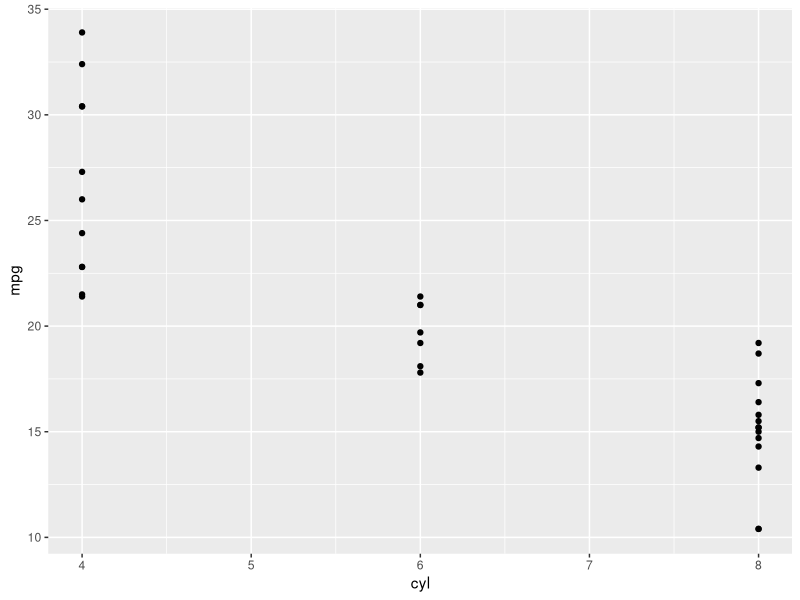
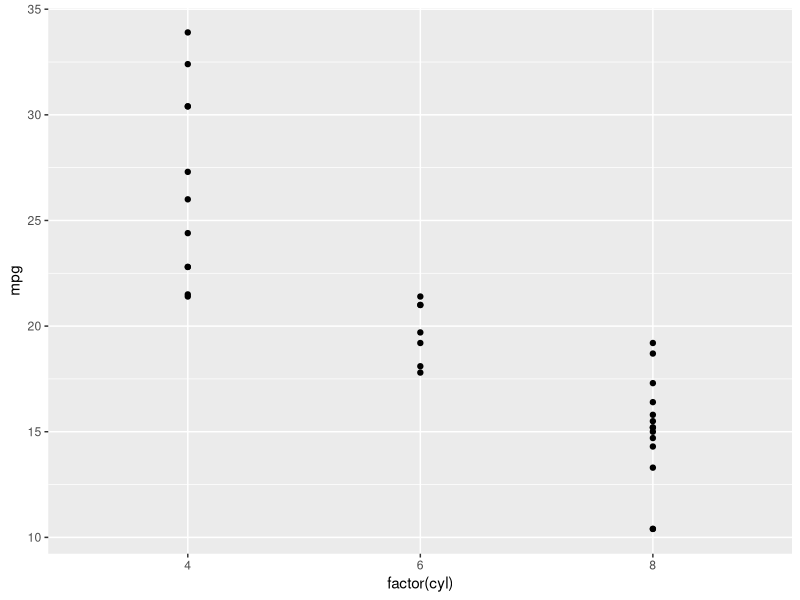
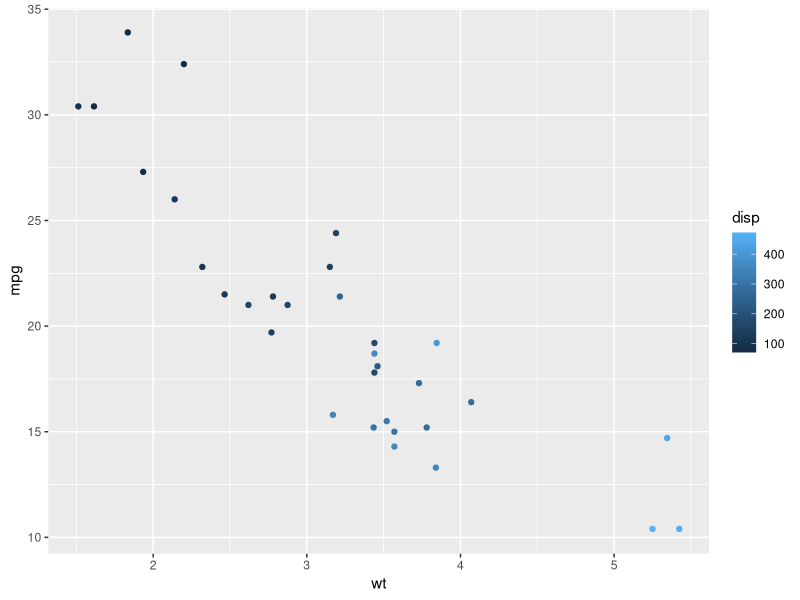
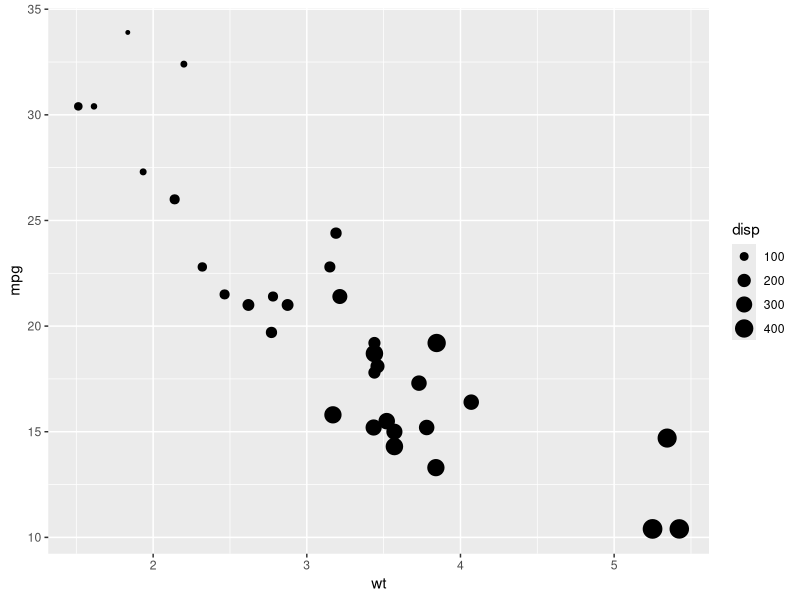

Recreate these plots in R, in order.
## ---- chunk 1
library(ggplot2)
## ---- chunk 2
str(mtcars)
## ---- chunk 3
ggplot(data = mtcars, mapping = aes(x = cyl, y = mpg)) + 
  geom_point()
## ---- chunk 4
ggplot(data = mtcars, mapping = aes(x = factor(cyl), y = mpg)) +
  geom_point()
## ---- chunk 5
ggplot(data = mtcars, mapping = aes(x = wt, y = mpg, color = disp)) +
  geom_point()
## ---- chunk 6
ggplot(data = mtcars, mapping = aes(x = wt, y = mpg, size = disp)) +
  geom_point()
